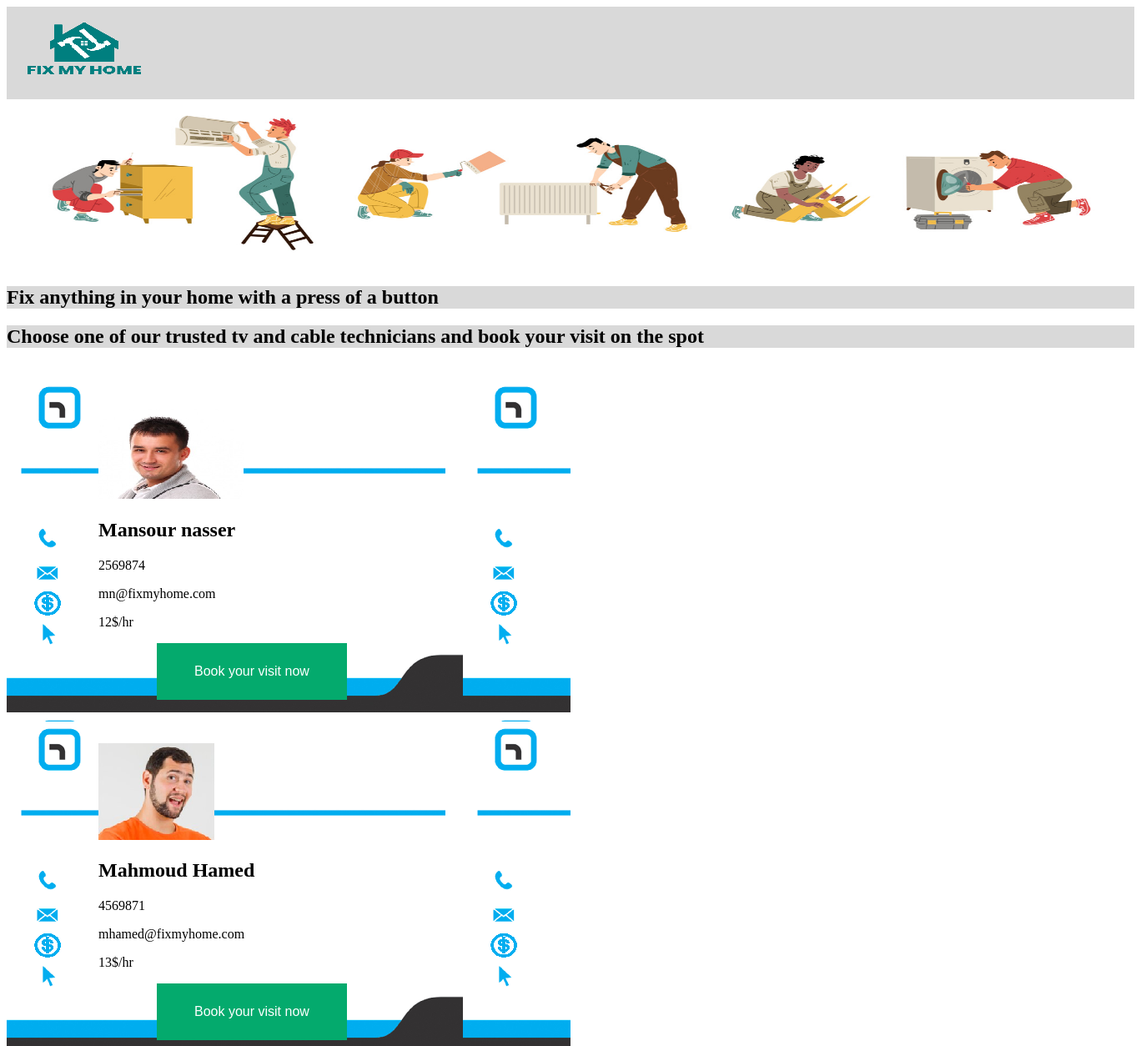
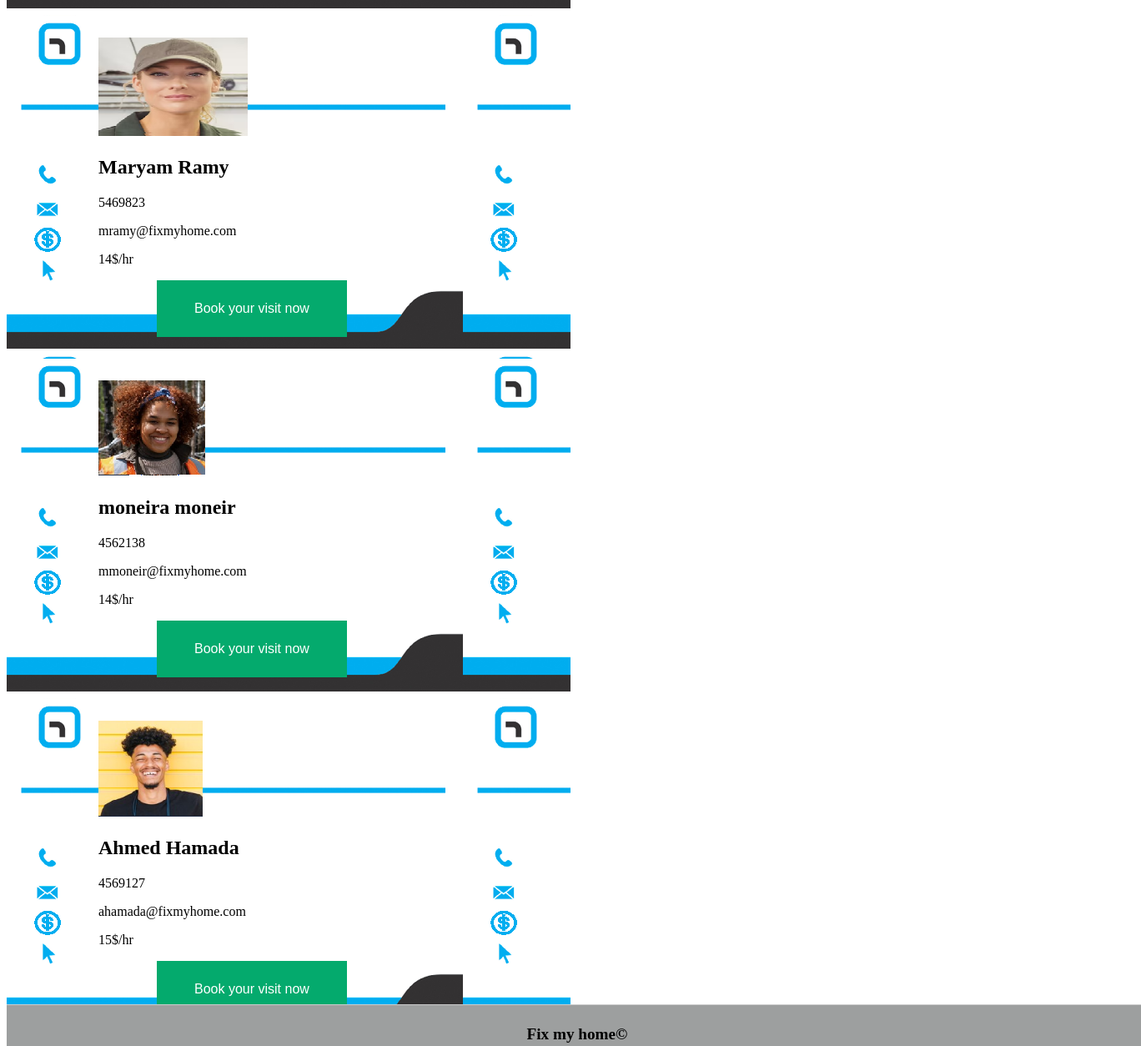
The page /templates/tv&cable.php on the database its author committed (2 pictures, top to bottom).
### tables this page shows
CREATE TABLE `tvcable` (
  `Id` int(11) NOT NULL,
  `image` varchar(250) NOT NULL,
  `name` varchar(100) NOT NULL,
  `tel` int(11) NOT NULL,
  `email` varchar(250) NOT NULL,
  `rate` varchar(250) NOT NULL,
  `bookBtn` varchar(250) NOT NULL
);

### templates/tv&cable.php (the view, shortened to what this page needs)
<?php
require_once '../config/db.php';
$query = "SELECT * FROM tvcable";
$result = mysqli_query($con, $query);
?>
<!DOCTYPE html>
<html lang="en">
<head>
    <link rel="stylesheet" type="text/css" href="../static/styles/3-header.css">
    <link rel="stylesheet" type="text/css" href="../static/styles/3-footer.css">
</head>
<body>
<header style="background-color:rgb(217, 217, 217);">
      <a href="../index.php"><img src="../static/images/fixMyHome1.png" /> </a>
    </header>
        <img src="../static/images/vecteezyKlyaksun.jpg" class = "center" style="width:1350px; height:200px;
                                        image-rendering: -moz-crisp-edges;
                                        -ms-interpolation-mode: bicubic;"></img>
<h2 style="background-color:#d9d9d9;">Fix anything in your home with a press of a button</h2>
<h2 style="background-color:#d9d9d9;"> Choose one of our trusted tv and cable technicians and book your visit on the spot</h2>
<br>
<?php
  while($row = mysqli_fetch_assoc($result))
  {
    ?>
    <div class="row">
      <div class="column" style="background-color:#aaa;">
<p style="margin-left: 100px;"><?php echo $row['image']; ?></p>
        <h2 style="margin-left: 100px;"><?php echo $row['name']; ?></h2>
        <p style="margin-left: 100px;"><?php echo $row['tel']; ?></p>
        <p style="margin-left: 100px;"><?php echo $row['email']; ?></p>
        <p style="margin-left: 100px;"><?php echo $row['rate']; ?></p>
        <p style="margin-left: 120px;"><?php echo $row['bookBtn']; ?></p>
      </div>
    </div>
    <?php
  }
?>
</body>
<footer>
  <p>Fix my home&#169</p>
</footer>
</html>

### static/styles/3-footer.css (style rules this page uses)
footer { position: fixed; background: rgb(217, 217, 217); height: 50px; width: 100%; bottom: 0; border-top: 1px solid #CCCCCC; }
footer p { position: absolute; text-align: center; font-size: 120%; font-weight: bolder; top: 10%; bottom: 0; right: 0; left: 0; }

### templates/tv&cable.php (style rules this page uses)
* { box-sizing: border-box; }
.column { float: left; width: 50%; padding: 10px; }
.row:after { content: ""; display: table; clear: both; }
footer { position: fixed; background: hsl(180, 1%, 62%); height: 50px; width: 100%; bottom: 0; border-top: 1px solid #CCCCCC; }
footer p { position: absolute; text-align: center; font-size: 120%; font-weight: bolder; top: 10%; bottom: 30%; right: 0; left: 0; }
div:nth-child(1) { background-image: url('../static/images/emptyCardsmall - Copy - Copy.png'); }
.button { background-color: #04AA6D; border: none; color: white; padding: 25px 45px; text-align: center; text-decoration: none; display: inline-block; font-size: 16px; cursor:pointer; }

### rows shown on the page
tvcable: image (picture), name "Mansour nasser", tel "2569874", email "mn@fixmyhome.com", rate "12$/hr", bookBtn "Book your visit now"
tvcable: image (picture), name "Mahmoud Hamed", tel "4569871", email "mhamed@fixmyhome.com", rate "13$/hr", bookBtn "Book your visit now"
tvcable: image (picture), name "Maryam Ramy", tel "5469823", email "mramy@fixmyhome.com", rate "14$/hr", bookBtn "Book your visit now"
tvcable: image (picture), name "moneira moneir", tel "4562138", email "mmoneir@fixmyhome.com", rate "14$/hr", bookBtn "Book your visit now"
tvcable: image (picture), name "Ahmed Hamada", tel "4569127", email "ahamada@fixmyhome.com", rate "15$/hr", bookBtn "Book your visit now"
